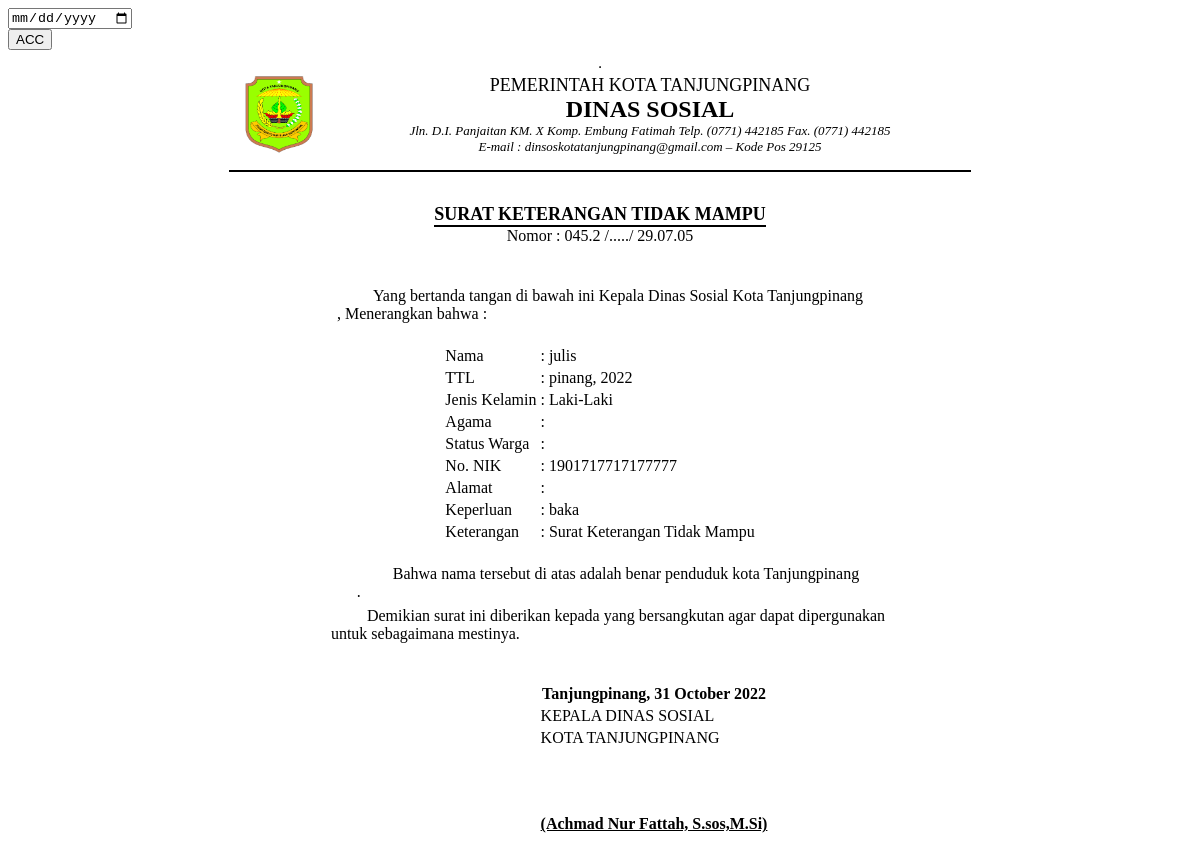
The page /demo1/view_sktm.php?id_request_sktm=51 on the database its author committed.
### tables this page shows
CREATE TABLE `data_request_sktm` (
  `id_request_sktm` int(11) NOT NULL,
  `nik` varchar(16) NOT NULL,
  `tanggal_request` timestamp NOT NULL DEFAULT current_timestamp(),
  `scan_ktp` text NOT NULL,
  `scan_kk` text NOT NULL,
  `keperluan` varchar(30) NOT NULL,
  `request` varchar(20) NOT NULL DEFAULT 'TIDAK MAMPU',
  `keterangan` varchar(50) NOT NULL DEFAULT 'Data sedang diperiksa oleh Staf',
  `status` int(11) NOT NULL DEFAULT 0,
  `acc` date NOT NULL
);

CREATE TABLE `data_user` (
  `nik` varchar(16) NOT NULL,
  `password` varchar(225) NOT NULL,
  `hak_akses` varchar(225) NOT NULL,
  `nama` varchar(30) NOT NULL,
  `tanggal_lahir` date NOT NULL,
  `tempat_lahir` varchar(30) NOT NULL,
  `jekel` varchar(20) NOT NULL,
  `agama` varchar(20) NOT NULL,
  `alamat` text NOT NULL,
  `telepon` varchar(13) NOT NULL,
  `status_warga` varchar(30) NOT NULL
);

### demo1/view_sktm.php (the view, shortened to what this page needs)
<?php include '../konek.php';?>
<link href="css/sweetalert.css" rel="stylesheet" type="text/css">
<?php
	if(isset($_GET['id_request_sktm'])){
		$id=$_GET['id_request_sktm'];
		$sql = "SELECT * FROM data_request_sktm natural join data_user WHERE id_request_sktm='$id'";
		$query = mysqli_query($konek,$sql);
        $data = mysqli_fetch_array($query,MYSQLI_BOTH);
        $nik = $data['nik'];
		$nama = $data['nama'];
		$tempat = $data['tempat_lahir'];
        $tgl2 = $data['tanggal_request'];
        $format1 = date('Y', strtotime($tgl2));
		$agama = $data['agama'];
		$jekel = $data['jekel'];
		$nama = $data['nama'];
		$alamat = $data['alamat'];
        $status_warga = $data['status_warga'];
        $keperluan = $data['keperluan'];
        $request = $data['request'];
        $acc = $data['acc'];
        $format4 = date('d F Y', strtotime($acc));
	}
?>
                <div class="page-inner mt--5">
					<div class="row mt--2">
						<div class="col-md-6">
							<div class="card full-height">
								<div class="card-body">
								    <div class="card-tools">
                                        <form action="" method="POST">
                                            <div class="form-group">
                                                <input type="date" name="tgl_acc" class="form-control">
                                                <div class="form-group">
                                                    <input type="submit" name="ttd" value="ACC" class="btn btn-primary btn-sm">
                                                </div>
                                            </div>
                                        </form>
									</div>
								</div>
							</div>
						</div>
					</div>
					<div class="row">
						<div class="col-md-12">
							<div class="card">
								<div class="card-body">
                                <table border="1" align="center">
                                    <table border="0" align="center">
                                        <tr>
                                        <td><img src="img/kopdinsos.jpg" width="100" height="87" alt=""></td>
                                        <td></td>
                                        <td></td>
                                        <td></td>
                                        <td></td>
                                        <td></td>
                                        <td></td>
                                        <td></td>
                                        <td></td>
                                        <td></td>
                                        <td></td>
                                        <td></td>
                                        <td></td>
                                        <td></td>
                                        <td></td>
                                        <td></td>
                                        <td></td>
                                        <td></td>
                                        <td></td>
                                        <td></td>
                                            <td>
                                                <center>
                                                <font size="4">PEMERINTAH KOTA TANJUNGPINANG</font><br>
                                                <font size="5"><b>DINAS SOSIAL</b></font><br>
                                                <font size="2"><i>Jln. D.I. Panjaitan KM. X Komp. Embung Fatimah Telp. (0771) 442185 Fax. (0771) 442185</i></font><br>
                                                <font size="2"><i>E-mail : dinsoskotatanjungpinang@gmail.com – Kode Pos 29125</i></font><br>
                                                </center>
                                            </td>
                                        <td></td>
                                        <td></td>
                                        <td></td>
                                        <td></td>
                                        <td></td>
                                        <td></td>
                                        <td></td>
                                        <td></td>
                                        <td></td>
                                        <td></td>
                                        <td></td>
                                        <td></td>
                                        <td></td>
                                        <td></td>
                                        <td></td>
                                        <td></td>
                                        <td></td>
                                        <td></td>
                                        <td></td>
                                        <td></td>
                                        </tr>
                                        <tr>
                                            <td colspan="45"><hr color="black"></td>
                                        </tr>
                                    </table>
                                    <br>
                                    <table border="0" align="center">
                                        <tr>
                                            <td>
                                                <center>
                                                    <font size="4"><b>SURAT KETERANGAN TIDAK MAMPU</b></font><br>
                                                    <hr style="margin:0px" color="black">
                                                    <span>Nomor : 045.2 /...../ 29.07.05</span>
                                                </center>
                                            </td>
                                        </tr>
                                    </table>
                                    <br>
                                    <br>
                                    <table border="0" align="center">
                                        <tr>
                                            <td>
                                                &nbsp;&nbsp;&nbsp;&nbsp;&nbsp;&nbsp;&nbsp;&nbsp;&nbsp;Yang bertanda tangan di bawah ini Kepala Dinas Sosial Kota Tanjungpinang <br> , Menerangkan bahwa :
                                            </td>
                                        </tr>
                                    </table>
                                    <br>
                                    <table border="0" align="center">
                                        <tr>
                                            <td>Nama</td>
                                            <td>:</td>
                                            <td><?php echo $nama;?></td>
                                        </tr>
                                        <tr>
                                            <td>TTL</td>
                                            <td>:</td>
                                            <td><?php echo $tempat.", ".$format1;?></td>
                                        </tr>
                                        <tr>
                                            <td>Jenis Kelamin</td>
                                            <td>:</td>
                                            <td><?php echo $jekel;?></td>
                                        </tr>
                                        <tr>
                                            <td>Agama</td>
                                            <td>:</td>
                                            <td><?php echo $agama;?></td>
                                        </tr>
                                        <tr>
                                            <td>Status Warga</td>
                                            <td>:</td>
                                            <td><?php echo $status_warga;?></td>
                                        </tr>
                                        <tr>
                                            <td>No. NIK</td>
                                            <td>:</td>
                                            <td><?php echo $nik;?></td>
                                        </tr>
                                        <tr>
                                            <td>Alamat</td>
                                            <td>:</td>
                                            <td><?php echo $alamat;?></td>
                                        </tr>
                                        <tr>
                                            <td>Keperluan</td>
                                            <td>:</td>
                                            <td><?php echo $keperluan;?></td>
                                        </tr>
                                        <tr>
                                            <td>Keterangan</td>
                                            <td>:</td>
                                            <?php
                                                if($request=="TIDAK MAMPU"){
                                                    $request="Surat Keterangan Tidak Mampu";
                                                }
                                            ?>
                                            <td><?php echo $request;?></td>
                                        </tr>
                                    </table>
                                    <br>
                                    <table border="0" align="center">
                                        <tr>
                                            <td>
                                                &nbsp;&nbsp;&nbsp;&nbsp;&nbsp;&nbsp;&nbsp;&nbsp;&nbsp;&nbsp;&nbsp;&nbsp;&nbsp;Bahwa nama tersebut di atas adalah benar penduduk kota Tanjungpinang<br>&nbsp;&nbsp;&nbsp;&nbsp;.
                                            </td>
                                        </tr>
                                    </table>
                                    <table border="0" align="center">
                                        <tr>
                                            <td>
                                                &nbsp;&nbsp;&nbsp;&nbsp;&nbsp;&nbsp;&nbsp;&nbsp;&nbsp;&nbsp;&nbsp;&nbsp;&nbsp;Demikian surat ini diberikan kepada yang bersangkutan agar dapat dipergunakan<br>&nbsp;&nbsp;&nbsp;&nbsp;untuk sebagaimana mestinya.
                                            </td>
                                        </tr>
                                    </table>
                                    <br>
                                    <br>
                                    <table border="0" align="center">
                                        <tr>
                                            <th></th>
                                            <th width="100px"></th>
                                            <th>Tanjungpinang, <?php echo $format4;?></th>
                                        </tr>
                                        <tr>
                                            <td></td>
                                            <td></td>
                                            <td>KEPALA DINAS SOSIAL </td>
                                        </tr>
                                        <tr>
                                            <td></td>
                                            <td></td>
                                            <td>KOTA TANJUNGPINANG</td>
                                        </tr>
                                        <tr>
                                            <td rowspan="15"></td>
                                            <td></td>
                                            <td rowspan="15"></td>
                                        </tr>
                                        <tr>
                                            <td></td>
                                        </tr>
                                        <tr>
                                            <td></td>
                                        </tr>
                                        <tr>
                                            <td></td>
                                        </tr>
                                        <tr>
                                            <td></td>
                                        </tr>
                                        <tr>
                                            <td></td>
                                        </tr>
                                        <tr>
                                            <td></td>
                                        </tr>
                                        <tr>
                                            <td></td>
                                        </tr>
                                        <tr>
                                            <td></td>
                                        </tr>
                                        <tr>
                                            <td></td>
                                        </tr>
                                        <tr>
                                            <td></td>
                                        </tr>
                                        <tr>
                                            <td></td>
                                        </tr>
                                        <tr>
                                            <td></td>
                                        </tr><tr>
                                            <td></td>
                                        </tr><tr>
                                            <td></td>
                                        </tr><tr>
                                            <td></td>
                                        </tr>
                                        <tr>
                                            <td></td>
                                            <td></td>
                                            <td><b><u>(Achmad Nur Fattah, S.sos,M.Si)</u></b></td>
                                        </tr>
                                    </table>
                                </table>
								</div>
							</div>
						</div>
					</div>
			</div>

### rows shown on the page
data_request_sktm: nik.nama "julis", nik.tempat_lahir "pinang", tanggal_request "2022", nik.jekel "Laki-Laki", nik "1901717717177777", keperluan "baka", request "Surat Keterangan Tidak Mampu", acc "31 October 2022"
